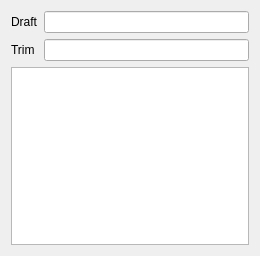
<?xml version="1.0" encoding="UTF-8"?>
<ui version="4.0">
 <class>TaskPanel</class>
 <widget class="QWidget" name="TaskPanel">
  <property name="geometry">
   <rect>
    <x>0</x>
    <y>0</y>
    <width>260</width>
    <height>256</height>
   </rect>
  </property>
  <property name="windowTitle">
   <string>Transversal areas curve</string>
  </property>
  <layout class="QGridLayout" name="gridLayout">
   <item row="1" column="0">
    <widget class="QTextEdit" name="OutputData">
     <property name="textInteractionFlags">
      <set>Qt::TextSelectableByKeyboard|Qt::TextSelectableByMouse</set>
     </property>
    </widget>
   </item>
   <item row="0" column="0">
    <layout class="QGridLayout" name="gridLayout_2">
     <item row="0" column="0">
      <widget class="QLabel" name="DraftLabel">
       <property name="sizePolicy">
        <sizepolicy hsizetype="Maximum" vsizetype="Preferred">
         <horstretch>0</horstretch>
         <verstretch>0</verstretch>
        </sizepolicy>
       </property>
       <property name="text">
        <string>Draft</string>
       </property>
      </widget>
     </item>
     <item row="1" column="0">
      <widget class="QLabel" name="TrimLabel">
       <property name="sizePolicy">
        <sizepolicy hsizetype="Maximum" vsizetype="Preferred">
         <horstretch>0</horstretch>
         <verstretch>0</verstretch>
        </sizepolicy>
       </property>
       <property name="text">
        <string>Trim</string>
       </property>
      </widget>
     </item>
     <item row="0" column="1">
      <widget class="Gui::InputField" name="Draft"/>
     </item>
     <item row="1" column="1">
      <widget class="Gui::InputField" name="Trim"/>
     </item>
    </layout>
   </item>
  </layout>
 </widget>
 <customwidgets>
  <customwidget>
   <class>Gui::InputField</class>
   <extends>QLineEdit</extends>
   <header location="global">Gui/InputField.h</header>
  </customwidget>
 </customwidgets>
 <resources/>
 <connections/>
</ui>
